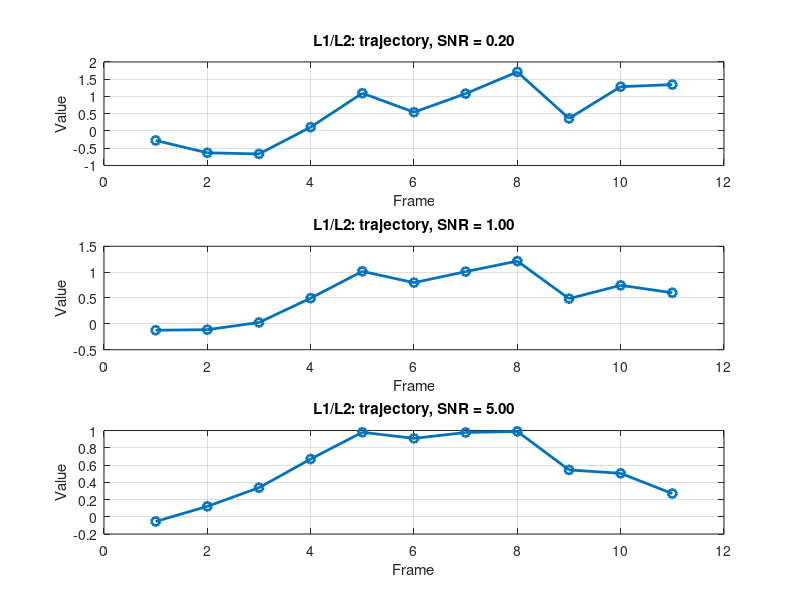
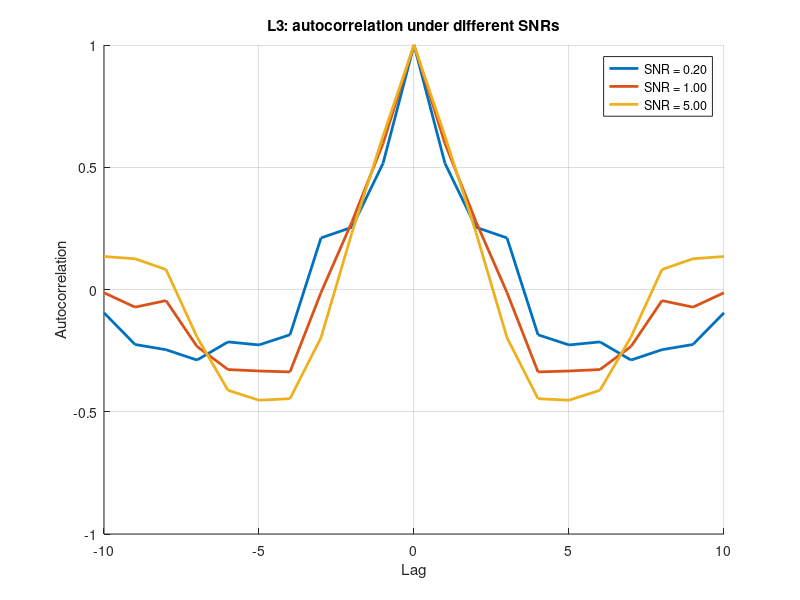

Write the MATLAB code that produced these figures, in order. (Note: this script raises an error after producing the figures.)
% L1: Create a 1-D temporal trajectory by summing a slowly changing and a random component
% L2: Create a variable that allows to control the SNR of this trajectory
% L3: Measure and plot the autocorrelation of the trajectory under different SNR values
% L4: Measure the local curvature of the video generate by the function makeVideo
% L5: Process the video with a pair of 2-D filters, compute the curvature of the filter output
% L6: Specify a 2-D 11-point perceptual trajectory, use this to simulate responses in an AXB task


% L1 + L2
nFrames = 11;
stepSize = 15;
imgFile = 'apple.jpeg';

t = 1:nFrames;

slowComp = sin(linspace(0, pi, nFrames));   % slowly varying component
noiseRaw  = randn(1, nFrames);              % random component

snrVals = [0.2 1 5];   % low, medium, high SNR

figure;
for k = 1:numel(snrVals)
    SNR = snrVals(k);

    % signal power / noise power = SNR
    noiseComp = noiseRaw / std(noiseRaw);
    noiseComp = noiseComp * std(slowComp) / sqrt(SNR);

    traj = slowComp + noiseComp;

    subplot(numel(snrVals),1,k);
    plot(t, traj, '-o', 'LineWidth', 2);
    xlabel('Frame');
    ylabel('Value');
    title(sprintf('L1/L2: trajectory, SNR = %.2f', SNR));
    grid on;
end

%% L3: autocorrelation for different SNRs

figure; hold on;
legendStr = cell(numel(snrVals),1);

for k = 1:numel(snrVals)
    SNR = snrVals(k);

    noiseComp = noiseRaw / std(noiseRaw);
    noiseComp = noiseComp * std(slowComp) / sqrt(SNR);

    traj = slowComp + noiseComp;

    [acf, lags] = xcorr(traj - mean(traj), 'coeff');
    plot(lags, acf, 'LineWidth', 2);
    legendStr{k} = sprintf('SNR = %.2f', SNR);
end

xlabel('Lag');
ylabel('Autocorrelation');
title('L3: autocorrelation under different SNRs');
legend(legendStr, 'Location', 'best');
grid on;


%% L4: local curvature of video from makeVideo

makeVideo
video = frameMat;

X = zeros(nFrames, numel(video(:,:,1)));
for i = 1:nFrames
    frame = video(:,:,i);   % frame
    X(i,:) = frame(:);      % vectorize
end

curvPix = localCurvature(X);

figure;
plot(2:nFrames-1, curvPix, '-o', 'LineWidth', 2);
xlabel('Frame index');
ylabel('Local curvature (deg)');
title('L4: local curvature in pixel space');
grid on;

%% show frames
figure;
for i = 1:nFrames
    subplot(3,4,i);
    imagesc(video(:,:,i)); axis image off; colormap gray;
    title(sprintf('F%d', i));
end


%% L5: process with a pair of 2-D filters, compute curvature of filter output

sz = 31;
[x,y] = meshgrid(linspace(-1,1,sz), linspace(-1,1,sz));
sigma = 0.3;
freq = 4;
theta = pi/4;

xr =  x*cos(theta) + y*sin(theta);
yr = -x*sin(theta) + y*cos(theta);

gEnv = exp(-(xr.^2 + yr.^2)/(2*sigma^2));
filt1 = gEnv .* cos(2*pi*freq*xr);   % even
filt2 = gEnv .* sin(2*pi*freq*xr);   % odd

% normalize
filt1 = filt1 / norm(filt1(:));
filt2 = filt2 / norm(filt2(:));

% represent each frame by filter outputs
Y = zeros(nFrames, 2);
for i = 1:nFrames
    frame = video(:,:,i);
    r1 = sum(sum(conv2(frame, filt1, 'valid')));
    r2 = sum(sum(conv2(frame, filt2, 'valid')));
    Y(i,:) = [r1 r2];
end

curvFilt = localCurvature(Y);

figure;
subplot(1,2,1);
plot(Y(:,1), Y(:,2), '-o', 'LineWidth', 2);
xlabel('Filter 1 output');
ylabel('Filter 2 output');
title('L5: 2-D filter trajectory');
grid on;

subplot(1,2,2);
plot(2:nFrames-1, curvFilt, '-o', 'LineWidth', 2);
xlabel('Frame index');
ylabel('Local curvature (deg)');
title('L5: curvature of filter output');
grid on;

%% L6: specify a 2-D 11-point perceptual trajectory and simulate AXB
% slightly curved trajectory
traj2D = [linspace(0,10,nFrames)', 0.8*sin(linspace(0,pi,nFrames))'];

figure;
plot(traj2D(:,1), traj2D(:,2), '-o', 'LineWidth', 2);
xlabel('Dim 1');
ylabel('Dim 2');
title('L6: specified 2-D perceptual trajectory');
grid on;

% pairwise distances
D = squareform(pdist(traj2D));

% simulating AXB responses
nTrialsPerPair = 50;
sigmaNoise = 1.0;   % perceptual noise
pCorrect = zeros(nFrames);

for i = 1:nFrames
    for j = 1:nFrames
        if i == j
            continue;
        end

        d = D(i,j);

        % simple psychometric mapping from distance to AXB accuracy
        % larger distance -> higher correct probability
        p = 0.5 + 0.5 * erf(d / (2*sigmaNoise));

        resp = rand(nTrialsPerPair,1) < p;
        pCorrect(i,j) = mean(resp);
    end
end

figure;
imagesc(pCorrect, [0.5 1]); colorbar;
axis image;
xlabel('Frame j');
ylabel('Frame i');
title('L6: simulated AXB proportion correct');

function c = localCurvature(X)
n = size(X,1);
c = zeros(n-2,1);

for t = 2:n-1
    v1 = X(t,:)   - X(t-1,:);
    v2 = X(t+1,:) - X(t,:);

    if norm(v1) < 1e-12 || norm(v2) < 1e-12
        c(t-1) = 0;
    else
        cosang = dot(v1,v2) / (norm(v1)*norm(v2));
        cosang = max(-1, min(1, cosang));
        c(t-1) = acosd(cosang);
    end
end
end
